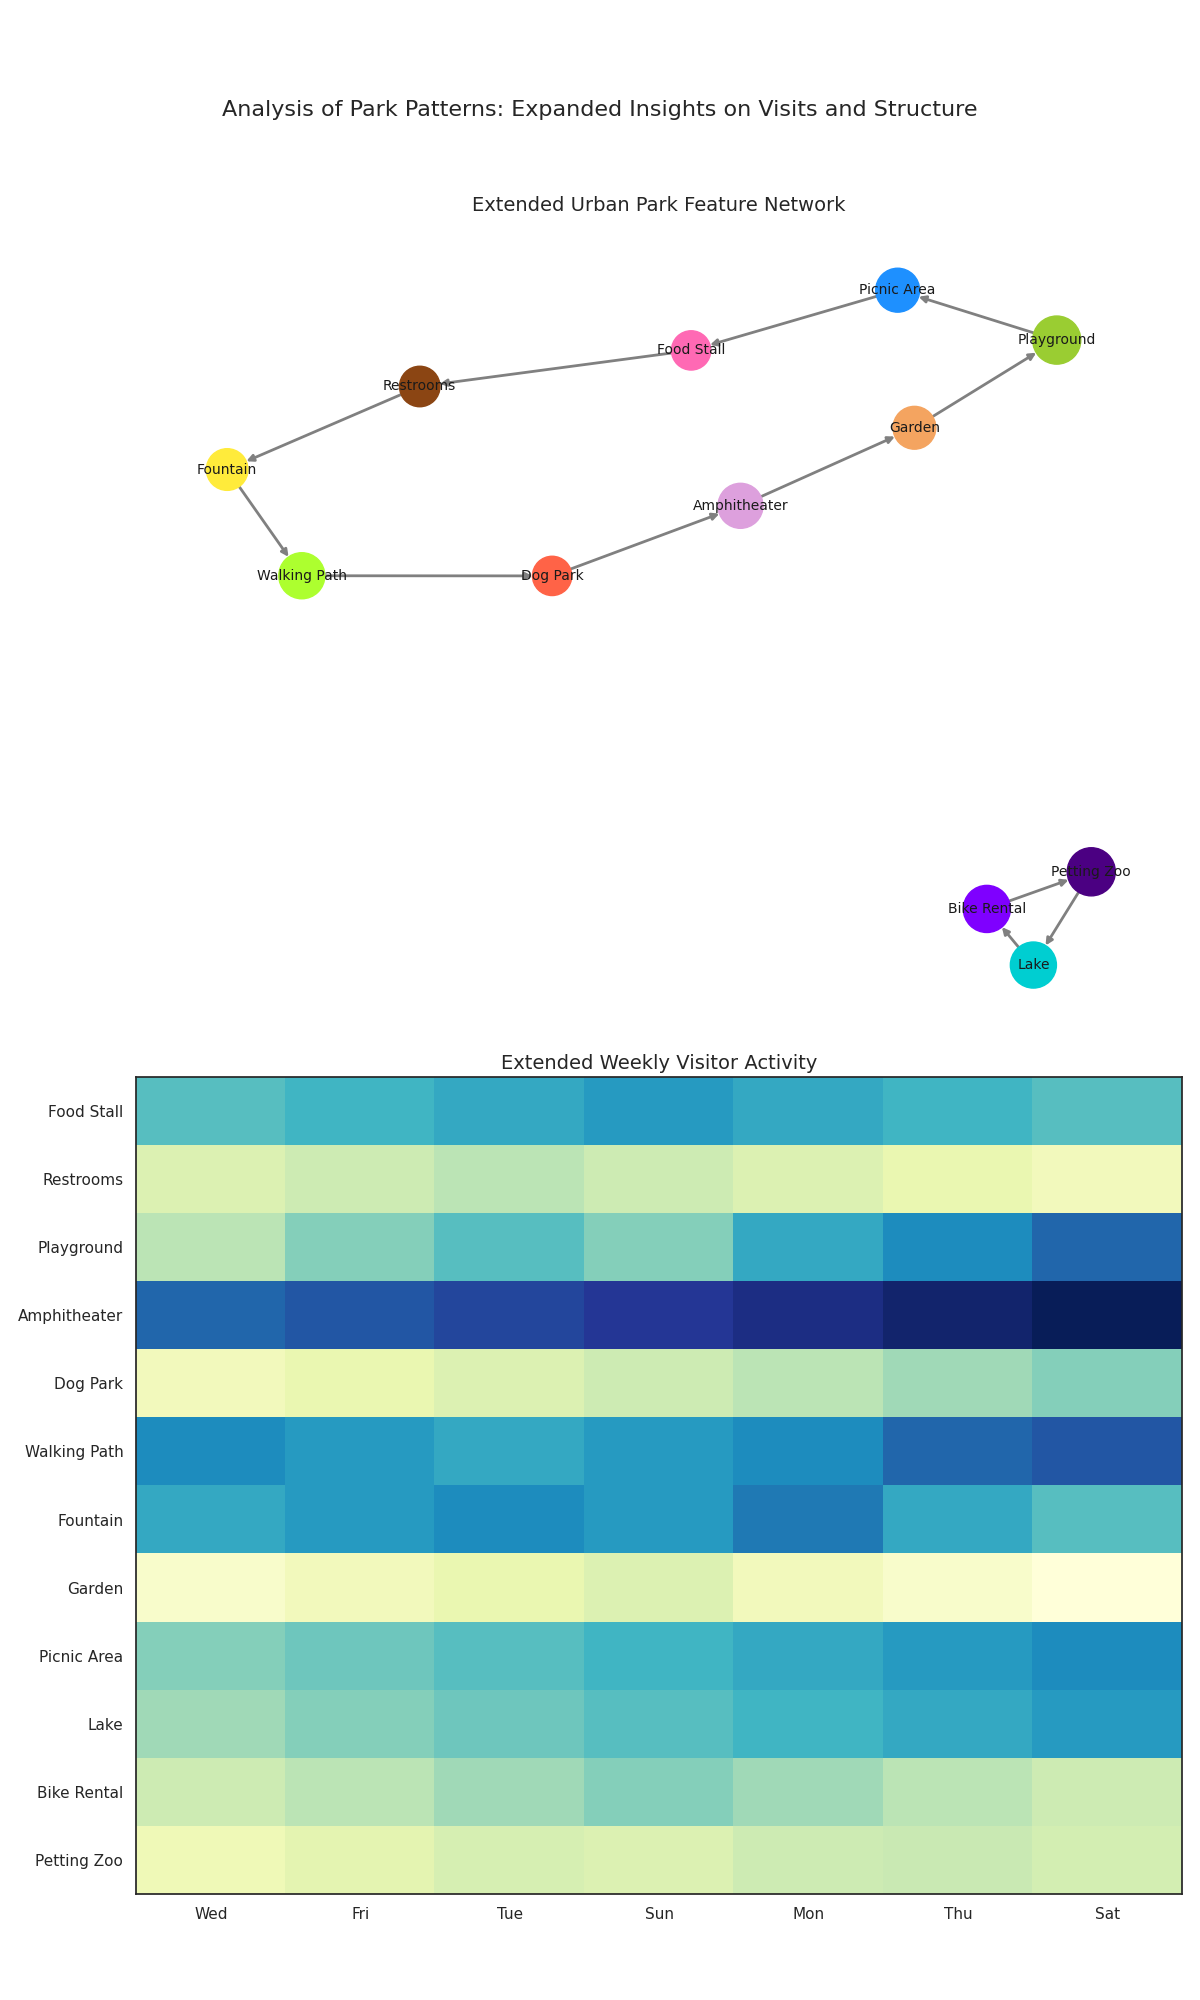

Write the Python code that produced this figure.
import matplotlib.pyplot as plt
import networkx as nx
import numpy as np

features = [
    "Food Stall", "Restrooms", "Playground", "Amphitheater", 
    "Dog Park", "Walking Path", "Fountain", "Garden", "Picnic Area",
    "Lake", "Bike Rental", "Petting Zoo"
]

connections = [
    ("Food Stall", "Restrooms"),
    ("Restrooms", "Fountain"),
    ("Fountain", "Walking Path"),
    ("Walking Path", "Dog Park"),
    ("Dog Park", "Amphitheater"),
    ("Amphitheater", "Garden"),
    ("Garden", "Playground"),
    ("Playground", "Picnic Area"),
    ("Picnic Area", "Food Stall"),
    ("Lake", "Bike Rental"),
    ("Bike Rental", "Petting Zoo"),
    ("Petting Zoo", "Lake")
]

G = nx.DiGraph()
G.add_nodes_from(features)
G.add_edges_from(connections)

pos = nx.spring_layout(G, seed=42)
node_colors = ['#ff69b4', '#8b4513', '#9acd32', '#dda0dd', '#ff6347', 
               '#adff2f', '#ffeb3b', '#f4a460', '#1e90ff', '#00ced1', 
               '#7f00ff', '#4b0082']
node_sizes = [800, 850, 1200, 1050, 800, 1100, 900, 950, 1000, 1100, 1150, 1200]

visitor_interactions = np.array([
    [70, 75, 80, 85, 80, 75, 70],
    [40, 45, 50, 45, 40, 35, 30],
    [50, 60, 70, 60, 80, 90, 100],
    [100, 105, 110, 115, 120, 125, 130],
    [30, 35, 40, 45, 50, 55, 60],
    [90, 85, 80, 85, 90, 100, 105],
    [80, 85, 90, 85, 95, 80, 70],
    [25, 30, 35, 40, 30, 25, 20],
    [60, 65, 70, 75, 80, 85, 90],
    [55, 60, 65, 70, 75, 80, 85],
    [45, 50, 55, 60, 55, 50, 45],
    [32, 37, 42, 40, 45, 47, 43]
])

days = ["Wed", "Fri", "Tue", "Sun", "Mon", "Thu", "Sat"]

fig, axes = plt.subplots(2, 1, figsize=(12, 20))

nx.draw(G, pos, with_labels=True, node_color=node_colors, node_size=node_sizes,
        font_size=10, edge_color='gray', width=2.0, ax=axes[0], arrows=True)

axes[0].set_title('Extended Urban Park Feature Network', fontsize=14)

heatmap = axes[1].imshow(visitor_interactions, cmap='YlGnBu', aspect='auto')

axes[1].set_xticks(np.arange(len(days)))
axes[1].set_xticklabels(days)
axes[1].set_yticks(np.arange(len(features)))
axes[1].set_yticklabels(features)
axes[1].set_title('Extended Weekly Visitor Activity', fontsize=14)

plt.suptitle(
    'Analysis of Park Patterns: Expanded Insights on Visits and Structure',
    fontsize=16, y=0.95
)

plt.tight_layout(rect=[0, 0.03, 1, 0.93])
plt.show()
